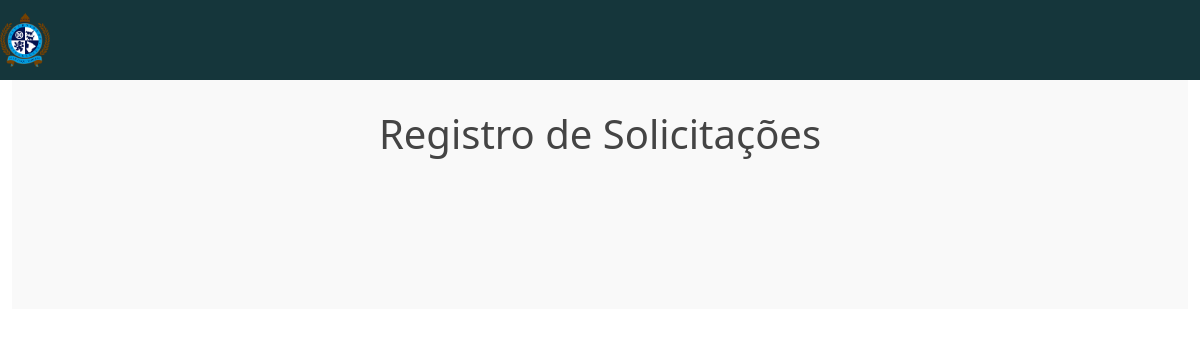
The page /livro/solicitações (signed in) on the database as committed earlier.
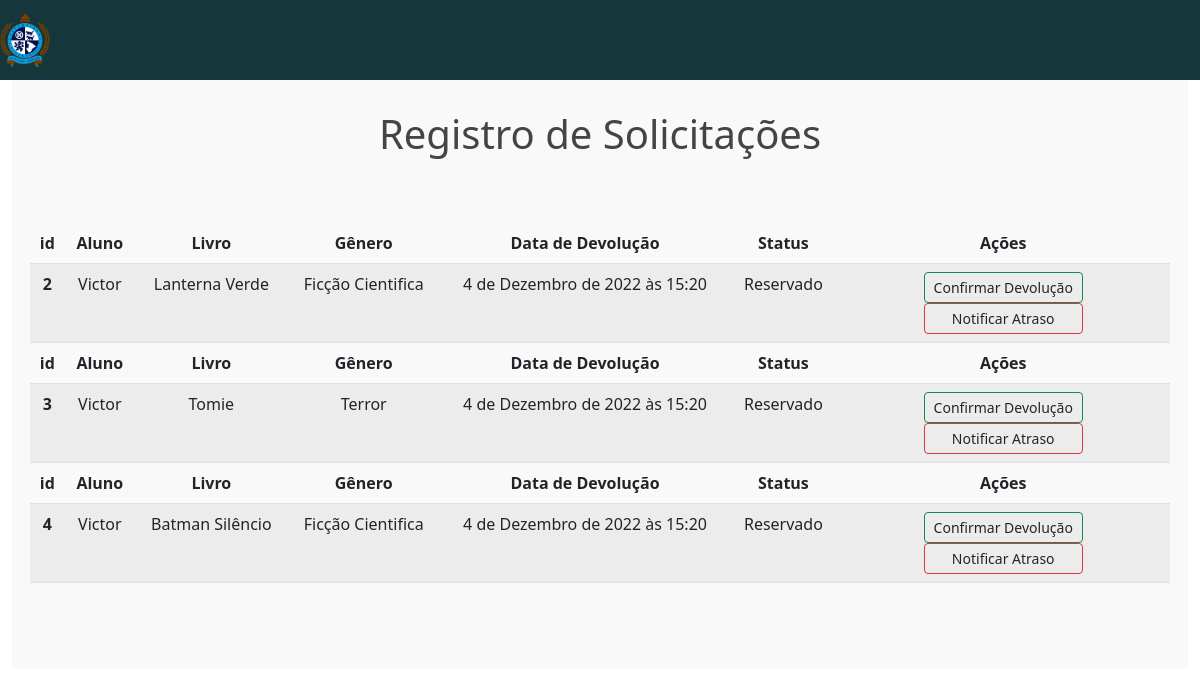
The same page on the database as committed later.
### livro/models.py (models this page shows, shortened)
class Emprestimo(models.Model):
    today = datetime.today()
    nome_alugado = models.ForeignKey(Usuario, on_delete = models.DO_NOTHING,blank = True, null = True)
    livro = models.ForeignKey(Livros, on_delete = models.DO_NOTHING)
    data_emprestimo = models.DateTimeField(default= datetime.today())
    data_devolução = models.DateTimeField(default = today + timedelta(days=7) )
    solicitado = models.BooleanField(default= False)
    reservado = models.BooleanField(default=False)
    devolvido = models.BooleanField(default=False)

class Livros(models.Model):
    nome = models.CharField(max_length = 100)
    autor = models.CharField(max_length = 30)
    data_cadastro = models.DateField(default = date.today)
    estoque = models.IntegerField(validators=[MaxValueValidator(10), MinValueValidator(1)])
    categoria = models.ForeignKey(Categoria, on_delete=models.DO_NOTHING)
    img = models.ImageField(upload_to='foto_livro', null=True, blank=True)
    class Meta:
        verbose_name = 'Livro'
    def __str__(self):
        return self.nome

class Categoria(models.Model):
    nome = models.CharField(max_length=30)
    descricao = models.CharField(max_length = 60)
    def __str__(self):
        return self.nome

### usuarios/models.py (models this page shows)
class Usuario(models.Model):
    nome = models.CharField(max_length = 30)
    email = models.EmailField()
    senha = models.CharField(max_length = 64)
    aluno = models.BooleanField(default=False)
    def __str__(self) -> str:
        return self.nome

### livro/views.py (called while the page is built)
def solicitações(request):
    if request.session.get('usuario'):
        usuario = Usuario.objects.get(id=request.session['usuario'])
        if not usuario.aluno:
            emprestimo = Emprestimo.objects.all()
            return render(request, 'solicitações.html', {'usuario_logado': request.session.get('usuario'),
                                                         'usuario': usuario,
                                                         'emprestimo': emprestimo})
        else:
            return redirect('/livro/home')

### livro/templates/solicitações.html (shortened to what this page needs)
{%extends "base.html"%}
{%load static%}
{% block 'head' %}
<link rel="stylesheet" href="{%static '/livro/css/area_aluno.css'%}">
<link href="https://cdn.jsdelivr.net/npm/bootstrap@5.2.2/dist/css/bootstrap.min.css" rel="stylesheet"
>
{%endblock%}
{%block 'conteudo'%}
<header>
    <div class="container" id="nav-container">
        <nav class="navbar navbar-expand-lg fixed-top" style="background-color: #15363b;">
            <a href="{%url 'home'%}" class="navbar-brand">
                <img id="logo" src="{%static '/livro/img/logo.png'%}" alt="Logo Unit">
            </a>
        </nav>
    </div>
</header>
<main>
    <div class="container-fluid">
        <div id="about-area">
            <div class="container">
                <div class="row">
                    <div class="col-12">
                        <h3 class="main-title">Registro de Solicitações</h3>
                    </div>
                    <table class="table table-striped table-responsive">
                        <thead>
                            {%for emprestimo in emprestimo%}
                            {%if emprestimo.solicitado or emprestimo.reservado%}
                            <tr style="text-align: center ;">
                                <th scope="col">id</th>
                                <th scope="col">Aluno</th>
                                <th scope="col">Livro</th>
                                <th scope="col">Gênero</th>
                                {%if emprestimo.solicitado%}
                                <th scope="col">Data Solicitada</th>
                                {%elif emprestimo.reservado%}
                                <th scope="col">Data de Devolução</th>
                                {%endif%}
                                <th scope="col">Status</th>
                                <th scope="col">Ações</th>
                            </tr>
                        </thead>
                        <tbody>
                            <tr style="text-align:center ;">
                                <th scope="row">{{emprestimo.id}}</th>
                                <td>{{emprestimo.nome_alugado}}</td>
                                <td>{{emprestimo.livro}}</td>
                                <td>{{emprestimo.livro.categoria}}</td>
                                {%if emprestimo.solicitado%}
                                <td>{{emprestimo.data_emprestimo}}</td>
                                {%elif emprestimo.reservado%}
                                <td>{{emprestimo.data_devolução}}</td>
                                {%endif%}
                                {%if emprestimo.solicitado%}
                                <td>Aguardando Reserva</td>
                                {%elif emprestimo.reservado%}
                                <td>Reservado</td>
                                {%endif%}
                                {%if emprestimo.solicitado%}
                                <td><button class="btn btn-outline-success btn-sm" style="width: 50%;"><a
                                            style="color:#252525; text-decoration:none ;"
                                            href="{%url 'reservar' emprestimo.id%}">Confirmar
                                            Reserva</a></button>
                                    <button class="btn btn-outline-danger btn-sm" style="width: 50%;"><a
                                            style="color:#252525; text-decoration:none ;"
                                            href="{%url 'excluir_livro' emprestimo.id%}">Negar
                                            Reserva</a></button>
                                </td>
                                {%elif emprestimo.reservado%}
                                <td><button class="btn btn-outline-success btn-sm" style="width: 50%;"><a
                                            style="color:#252525; text-decoration:none ;"
                                            href="{%url 'devolução' emprestimo.id%}">Confirmar
                                            Devolução</a></button>
                                    <button class="btn btn-outline-danger btn-sm" style="width: 50%;"><a
                                            style="color:#252525; text-decoration:none ;" href="">Notificar
                                            Atraso</a></button>
                                </td>
                                {%endif%}
                            </tr>
                            {%endif%}
                            {%endfor%}
                        </tbody>
                    </table>
                </div>
            </div>
        </div>
    </div>
</main>
{%endblock%}

### templates/base.html (shortened to what this page needs)
<!doctype html>
<html lang="pt-BR">
<head>
  {% block 'head' %}  {% endblock %}
</head>
</body>
  {% block 'conteudo' %}  {% endblock %}
</body>
</html>

### templates/static/livro/css/area_aluno.css (style rules this page uses)
.row { margin: 0; }
.container { padding: 70px 0; }
header, navbar { background-color: #3EC1D5; }
#nav-container { padding-top: 0; padding-bottom: 0; }
#logo { width: 50px; }
.navbar-brand { padding: 0; color: #FFF; }
#about-area { background-color: #F9F9F9; }
.main-title { color: #444; margin: 0 0 65px 0; font-size: 40px; text-align: center; padding-top: 40px; }

Rows that differ between the two databases and show on the page:
added Emprestimo: solicitado "Data de Devolução", id "2", nome_alugado "Victor", livro "Lanterna Verde", livro.categoria "Ficção Cientifica", data_devolução "4 de Dezembro de 2022 às 15:20"
added Emprestimo: solicitado "Data de Devolução", id "3", nome_alugado "Victor", livro "Tomie", livro.categoria "Terror", data_devolução "4 de Dezembro de 2022 às 15:20"
added Emprestimo: solicitado "Data de Devolução", id "4", nome_alugado "Victor", livro "Batman Silêncio", livro.categoria "Ficção Cientifica", data_devolução "4 de Dezembro de 2022 às 15:20"
